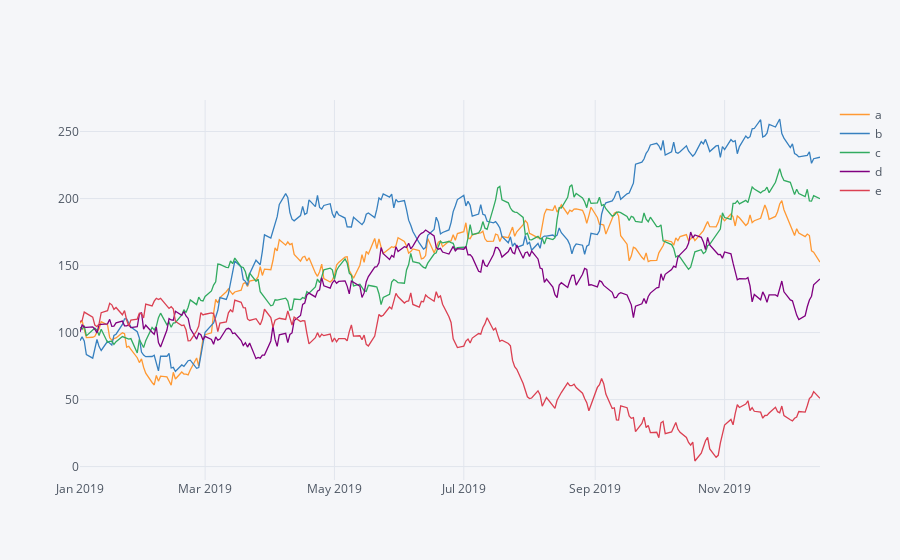

The notebook cell this image was saved under:
### Code cell
plyo.iplot(df.iplot(asFigure=True),
          # image='png',
          filename='ply_01')
# parameter asFigure=True to allow for local plotting and embedding
# the image option provides in addition a static bitmap version of the plot

### Figure 1 — Plotly figure (JSON) as saved in the notebook; plotly's stock layout.template omitted (floating-point values rounded to 4 significant figures; data arrays with more than 128 entries replaced by an {"elided": "..."} marker saying what was removed)
{"data": [{"line": {"color": "rgba(255, 153, 51, 1.0)", "dash": "solid", "shape": "linear", "width": 1.3}, "mode": "lines", "name": "a", "text": "", "type": "scatter", "uid": "877cf6cd-e58b-499a-b3c2-6da513bdb967", "x": {"elided": "250 str values"}, "y": {"elided": "250 float values"}}, {"line": {"color": "rgba(55, 128, 191, 1.0)", "dash": "solid", "shape": "linear", "width": 1.3}, "mode": "lines", "name": "b", "text": "", "type": "scatter", "uid": "a065341a-2c9d-424e-a027-cc37fc230e1f", "x": {"elided": "250 str values"}, "y": {"elided": "250 float values"}}, {"line": {"color": "rgba(50, 171, 96, 1.0)", "dash": "solid", "shape": "linear", "width": 1.3}, "mode": "lines", "name": "c", "text": "", "type": "scatter", "uid": "e8e67647-cd81-4135-9928-97d5ba2f5b23", "x": {"elided": "250 str values"}, "y": {"elided": "250 float values"}}, {"line": {"color": "rgba(128, 0, 128, 1.0)", "dash": "solid", "shape": "linear", "width": 1.3}, "mode": "lines", "name": "d", "text": "", "type": "scatter", "uid": "b3171041-2fed-421c-af04-58e9a68fb145", "x": {"elided": "250 str values"}, "y": {"elided": "250 float values"}}, {"line": {"color": "rgba(219, 64, 82, 1.0)", "dash": "solid", "shape": "linear", "width": 1.3}, "mode": "lines", "name": "e", "text": "", "type": "scatter", "uid": "6c0aa832-5c18-4a25-b6f1-3d10fbe74f17", "x": {"elided": "250 str values"}, "y": {"elided": "250 float values"}}], "layout": {"legend": {"bgcolor": "#F5F6F9", "font": {"color": "#4D5663"}}, "paper_bgcolor": "#F5F6F9", "plot_bgcolor": "#F5F6F9", "title": {"font": {"color": "#4D5663"}}, "xaxis": {"gridcolor": "#E1E5ED", "showgrid": true, "tickfont": {"color": "#4D5663"}, "title": {"font": {"color": "#4D5663"}, "text": ""}, "zerolinecolor": "#E1E5ED"}, "yaxis": {"gridcolor": "#E1E5ED", "showgrid": true, "tickfont": {"color": "#4D5663"}, "title": {"font": {"color": "#4D5663"}, "text": ""}, "zerolinecolor": "#E1E5ED"}}}
